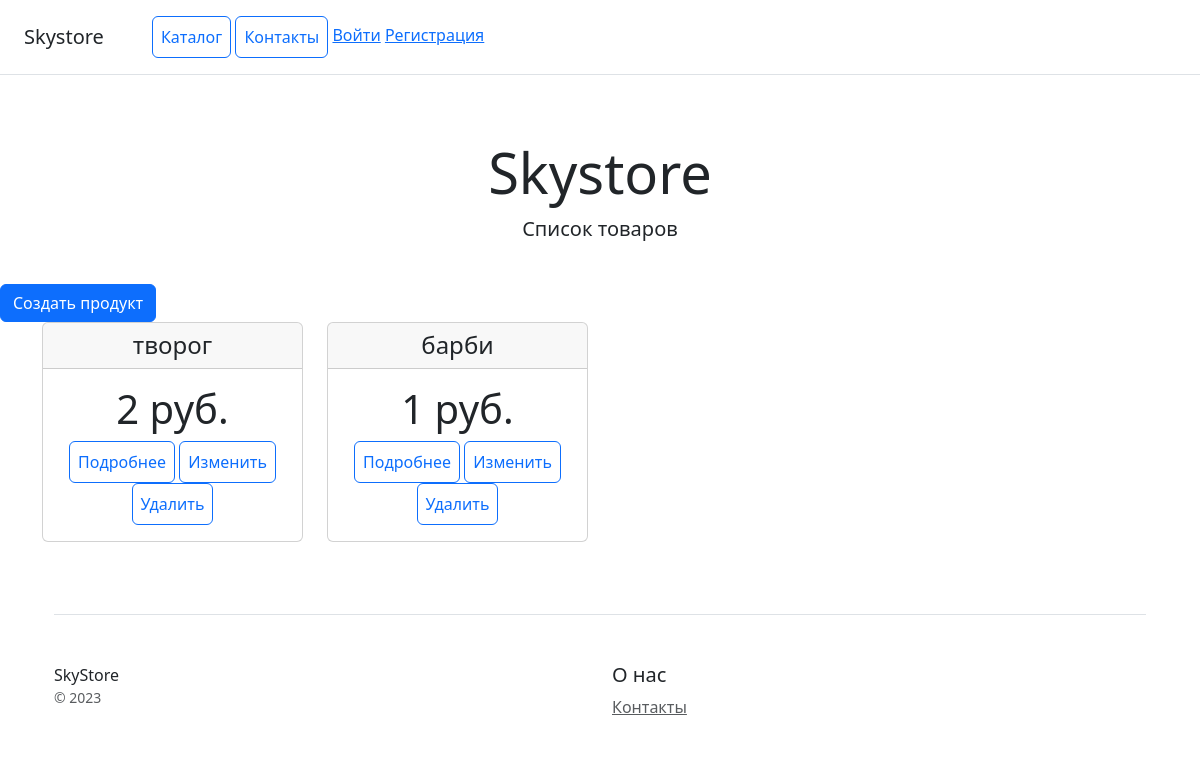
Before: / with the older database file.
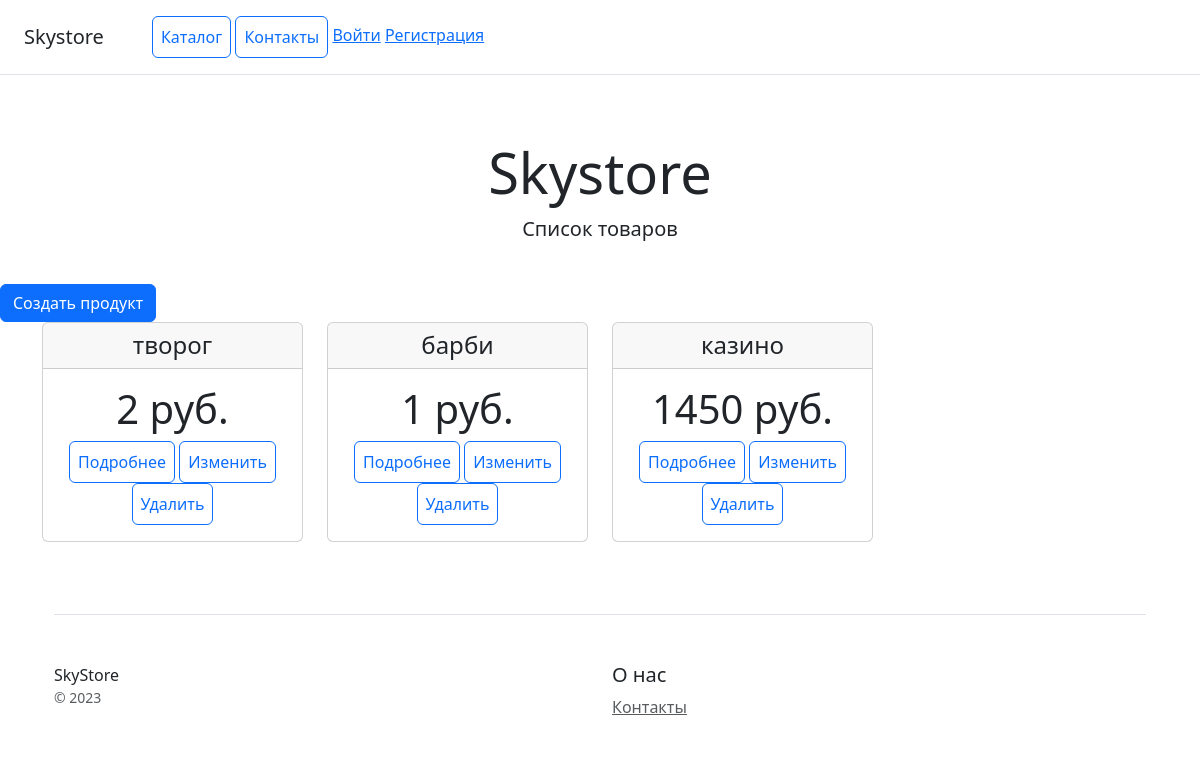
After: the same page with the newer database file.
### catalog/models.py (models this page shows, shortened)
class Product(models.Model):
    name_product = models.CharField(max_length=20, verbose_name='имя')
    description = models.CharField(max_length=150, verbose_name='описание', **NULLABLE)
    preview = models.ImageField(upload_to='product/', verbose_name='изображение', **NULLABLE)
    category = models.ForeignKey('Category', on_delete=models.SET_NULL, **NULLABLE)
    price = models.IntegerField(verbose_name='цена', **NULLABLE)
    made = models.DateField(verbose_name='изготовлено', auto_now_add=True)
    change = models.DateField(verbose_name='изменено', auto_now=True)
    owner = models.ForeignKey(User, verbose_name='Владелец', blank=True, null=True, on_delete=models.SET_NULL)
    class Meta:
        verbose_name = 'продукт'
        verbose_name_plural = 'продукты'

### catalog/views.py (the view)
# urls.py: path('', ProductListView.as_view(), name='product_list'),
class ProductListView(generic.ListView):
    model = Product
    template_name = 'catalog/product_list.html'
    def get_context_data(self, **kwargs):
        context_data = super().get_context_data(**kwargs)
        context_data['title'] = 'Список товаров'
        return context_data

### catalog/templates/Catalog/product_list.html (shortened to what this page needs)
{% extends 'base.html' %}
{% block content %}
<a href="{% url 'catalog:create' %}" class ="btn btn-primary">Создать продукт</a>
<div class="container">
    <div class="row text-center">
        {% for object in object_list %}
        <div class="col-3">
            <div class="card mb-4 box-shadow">
                <div class="card-header">
                    <h4 class="my-0 font-weight-normal">{{ object.name_product }}</h4>
                </div>
                <div class="card-body">
                    <h1 class="card-title pricing-card-title">{{ object.price }} руб.</h1>
                    <a class="p-2 btn btn-outline-primary" href="{% url 'catalog:product_detail' object.pk %}">Подробнее</a>
                    <a class="p-2 btn btn-outline-primary" href="{% url 'catalog:product_update' object.pk %}">Изменить</a>
                    <a class="p-2 btn btn-outline-primary" href="{% url 'catalog:product_delete' object.pk %}">Удалить</a>
                </div>
            </div>
        </div>
        {% endfor %}
    </div>
    {% endblock %}

### catalog/templates/base.html (shortened to what this page needs)
{% load static %}
<html lang="en">
<head>
    <link href="{% static 'css/bootstrap.min.css' %}" rel="stylesheet">
</head>
<body>
{% include 'includes/header.html' %}
    {% block content %}{% endblock %}
<div class="container">
    {% include 'includes/footer.html' %}
</div>
</body>
</html>

### catalog/templates/includes/header.html
<div class="d-flex flex-column flex-md-row align-items-center p-3 px-md-4 mb-3 bg-white border-bottom box-shadow">
    <h5 class="my-0 mr-md-auto font-weight-normal">Skystore</h5>
    <nav class="ms-5">
        <a class="p-2 btn btn-outline-primary" href="{% url 'catalog:product_list' %}">Каталог</a>
        <a class="p-2 btn btn-outline-primary" href="{% url 'catalog:contacts' %}">Контакты</a>
        {% if user.is_authenticated %}
            <a class="p-2btn btn-outline-primary" href="{% url 'users:profile' %}">Профиль</a>
            <a class="p-2btn btn-outline-primary" href="{% url 'users:logout' %}">Выйти</a>
        {% else %}
            <a class="p-2btn btn-outline-primary" href="{% url 'users:login' %}">Войти</a>
            <a class="p-2btn btn-outline-primary" href="{% url 'users:register' %}">Регистрация</a>
        {% endif %}
    </nav>
</div>
<div class="pricing-header px-3 py-3 pt-md-5 pb-md-4 mx-auto text-center">
    <h1 class="display-4">Skystore</h1>
    <p class="lead">{{ title }}</p>
</div>

### catalog/templates/includes/footer.html
<footer class="pt-4 my-md-5 pt-md-5 border-top">
        <div class="row">
            <div class="col-12 col-md">
                SkyStore
                <small class="d-block mb-3 text-muted">&copy; 2023</small>
            </div>
            <div class="col-6 col-md">
                <h5>О нас</h5>
                <ul class="list-unstyled text-small">
                    <li><a class="text-muted" href="{% url 'catalog:contacts' %}">Контакты</a></li>
                </ul>
            </div>
        </div>
</footer>

Changed rows visible on the page:
added Product: name_product "казино", price "1450"
